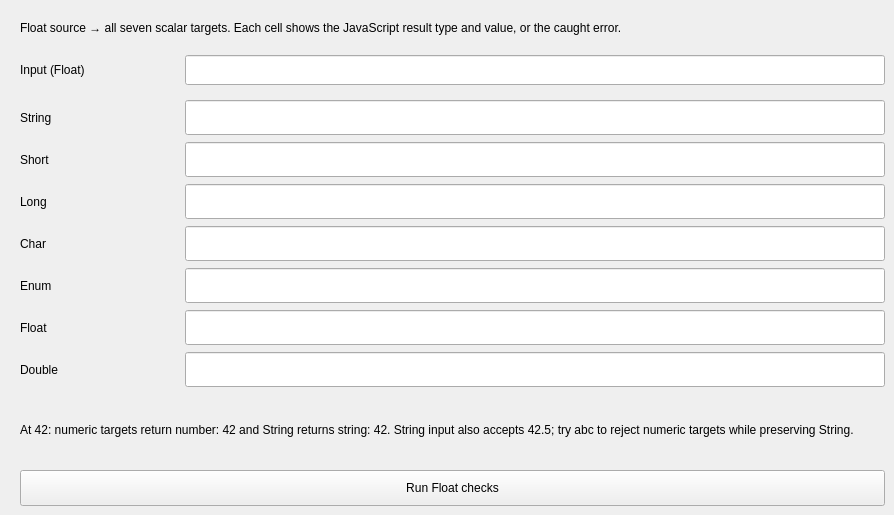
    <widget class="QWidget" name="FloatTab">
     <attribute name="title">
      <string>Float</string>
     </attribute>
     <widget class="QLabel" name="FloatDescription">
      <property name="geometry">
       <rect>
        <x>20</x>
        <y>10</y>
        <width>865</width>
        <height>36</height>
       </rect>
      </property>
      <property name="text">
       <string>Float source → all seven scalar targets. Each cell shows the JavaScript result type and value, or the caught error.</string>
      </property>
      <property name="wordWrap">
       <bool>true</bool>
      </property>
     </widget>
     <widget class="QLabel" name="FloatInputLabel">
      <property name="geometry">
       <rect>
        <x>20</x>
        <y>55</y>
        <width>160</width>
        <height>30</height>
       </rect>
      </property>
      <property name="text">
       <string>Input (Float)</string>
      </property>
      <property name="wordWrap">
       <bool>true</bool>
      </property>
     </widget>
     <widget class="caTextEntry" name="FloatInput">
      <property name="geometry">
       <rect>
        <x>185</x>
        <y>55</y>
        <width>700</width>
        <height>30</height>
       </rect>
      </property>
      <property name="channel">
       <string>internal://conversionInputFloat</string>
      </property>
     </widget>
     <widget class="QLabel" name="FloattoStringLabel">
      <property name="geometry">
       <rect>
        <x>20</x>
        <y>100</y>
        <width>160</width>
        <height>35</height>
       </rect>
      </property>
      <property name="text">
       <string>String</string>
      </property>
      <property name="wordWrap">
       <bool>true</bool>
      </property>
     </widget>
     <widget class="caLineEdit" name="FloattoStringResult">
      <property name="geometry">
       <rect>
        <x>185</x>
        <y>100</y>
        <width>700</width>
        <height>35</height>
       </rect>
      </property>
      <property name="channel">
       <string>internal://conversionFloattoString</string>
      </property>
     </widget>
     <widget class="QLabel" name="FloattoShortLabel">
      <property name="geometry">
       <rect>
        <x>20</x>
        <y>142</y>
        <width>160</width>
        <height>35</height>
       </rect>
      </property>
      <property name="text">
       <string>Short</string>
      </property>
      <property name="wordWrap">
       <bool>true</bool>
      </property>
     </widget>
     <widget class="caLineEdit" name="FloattoShortResult">
      <property name="geometry">
       <rect>
        <x>185</x>
        <y>142</y>
        <width>700</width>
        <height>35</height>
       </rect>
      </property>
      <property name="channel">
       <string>internal://conversionFloattoShort</string>
      </property>
     </widget>
     <widget class="QLabel" name="FloattoLongLabel">
      <property name="geometry">
       <rect>
        <x>20</x>
        <y>184</y>
        <width>160</width>
        <height>35</height>
       </rect>
      </property>
      <property name="text">
       <string>Long</string>
      </property>
      <property name="wordWrap">
       <bool>true</bool>
      </property>
     </widget>
     <widget class="caLineEdit" name="FloattoLongResult">
      <property name="geometry">
       <rect>
        <x>185</x>
        <y>184</y>
        <width>700</width>
        <height>35</height>
       </rect>
      </property>
      <property name="channel">
       <string>internal://conversionFloattoLong</string>
      </property>
     </widget>
     <widget class="QLabel" name="FloattoCharLabel">
      <property name="geometry">
       <rect>
        <x>20</x>
        <y>226</y>
        <width>160</width>
        <height>35</height>
       </rect>
      </property>
      <property name="text">
       <string>Char</string>
      </property>
      <property name="wordWrap">
       <bool>true</bool>
      </property>
     </widget>
     <widget class="caLineEdit" name="FloattoCharResult">
      <property name="geometry">
       <rect>
        <x>185</x>
        <y>226</y>
        <width>700</width>
        <height>35</height>
       </rect>
      </property>
      <property name="channel">
       <string>internal://conversionFloattoChar</string>
      </property>
     </widget>
     <widget class="QLabel" name="FloattoEnumLabel">
      <property name="geometry">
       <rect>
        <x>20</x>
        <y>268</y>
        <width>160</width>
        <height>35</height>
       </rect>
      </property>
      <property name="text">
       <string>Enum</string>
      </property>
      <property name="wordWrap">
       <bool>true</bool>
      </property>
     </widget>
     <widget class="caLineEdit" name="FloattoEnumResult">
      <property name="geometry">
       <rect>
        <x>185</x>
        <y>268</y>
        <width>700</width>
        <height>35</height>
       </rect>
      </property>
      <property name="channel">
       <string>internal://conversionFloattoEnum</string>
      </property>
     </widget>
     <widget class="QLabel" name="FloattoFloatLabel">
      <property name="geometry">
       <rect>
        <x>20</x>
        <y>310</y>
        <width>160</width>
        <height>35</height>
       </rect>
      </property>
      <property name="text">
       <string>Float</string>
      </property>
      <property name="wordWrap">
       <bool>true</bool>
      </property>
     </widget>
     <widget class="caLineEdit" name="FloattoFloatResult">
      <property name="geometry">
       <rect>
        <x>185</x>
        <y>310</y>
        <width>700</width>
        <height>35</height>
       </rect>
      </property>
      <property name="channel">
       <string>internal://conversionFloattoFloat</string>
      </property>
     </widget>
     <widget class="QLabel" name="FloattoDoubleLabel">
      <property name="geometry">
       <rect>
        <x>20</x>
        <y>352</y>
        <width>160</width>
        <height>35</height>
       </rect>
      </property>
      <property name="text">
       <string>Double</string>
      </property>
      <property name="wordWrap">
       <bool>true</bool>
      </property>
     </widget>
     <widget class="caLineEdit" name="FloattoDoubleResult">
      <property name="geometry">
       <rect>
        <x>185</x>
        <y>352</y>
        <width>700</width>
        <height>35</height>
       </rect>
      </property>
      <property name="channel">
       <string>internal://conversionFloattoDouble</string>
      </property>
     </widget>
     <widget class="QPushButton" name="FloatRun">
      <property name="geometry">
       <rect>
        <x>20</x>
        <y>470</y>
        <width>865</width>
        <height>36</height>
       </rect>
      </property>
      <property name="text">
       <string>Run Float checks</string>
      </property>
     </widget>
     <widget class="QLabel" name="FloatHints">
      <property name="geometry">
       <rect>
        <x>20</x>
        <y>400</y>
        <width>865</width>
        <height>60</height>
       </rect>
      </property>
      <property name="text">
       <string>At 42: numeric targets return number: 42 and String returns string: 42. String input also accepts 42.5; try abc to reject numeric targets while preserving String.</string>
      </property>
      <property name="wordWrap">
       <bool>true</bool>
      </property>
     </widget>
    </widget>
